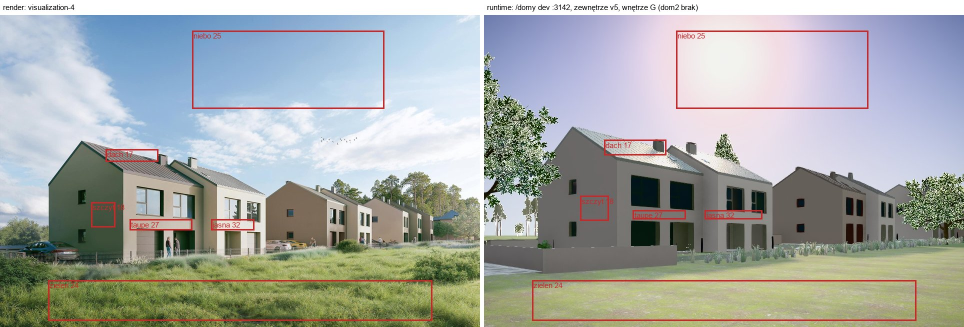
#> input picture docs/inwestycja-3d/assets/bor2/scorecard/pary-domy-v5/visualization-4.jpg, 1928 x 654 px, found by its file name (shown at 1/2 size); the run also reads 1 picture not shown here
$ python porownanie.py
#> lines starting #> are read from the running program, lines starting #| are printed output that depends on the picture
# Składa podglad/porownanie.jpg: wycinki renderów dewelopera obok zrzutów z three.js.
import os
from PIL import Image, ImageDraw
R = os.path.dirname(os.path.dirname(os.path.abspath(__file__)))
G = os.path.join(R, "..", "..", "..", "..", "public", "explorer", "gallery")
P = os.path.join(R, "podglad")
def fit(im, w, h):
    s = min(w / im.width, h / im.height); return im.resize((int(im.width * s), int(im.height * s)), Image.LANCZOS)
cells = [
    ("render vis-4: brama A + sciana", Image.open(os.path.join(G, "visualization-4.jpg")).crop((470, 660, 820, 960))),
    ("three.js: 8 m, oczy 1,65 m", Image.open(os.path.join(P, "threejs-8m.jpg"))),
    ("three.js: 3 m", Image.open(os.path.join(P, "threejs-3m.jpg"))),
    ("render vis-1: tynk (taupe)", Image.open(os.path.join(G, "visualization-1.jpg")).crop((1000, 640, 1450, 900))),
    ("three.js: 1 m (tynk #b0a9a1, brama #8a857b)", Image.open(os.path.join(P, "threejs-1m.jpg"))),
    ("three.js: 3 m BEZ tekstur (odniesienie)", Image.open(os.path.join(P, "threejs-3m-bez-tekstur.jpg"))),
]
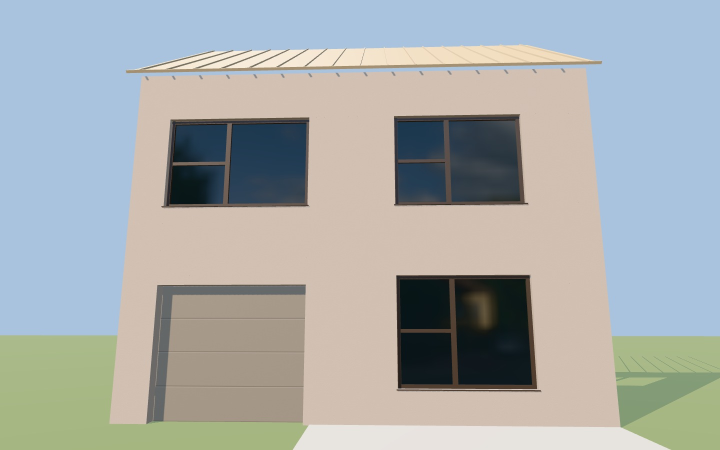
#> input picture docs/inwestycja-3d/assets/tekstury/podglad/threejs-8m.jpg, 1440 x 900 px (shown at 1/2 size)
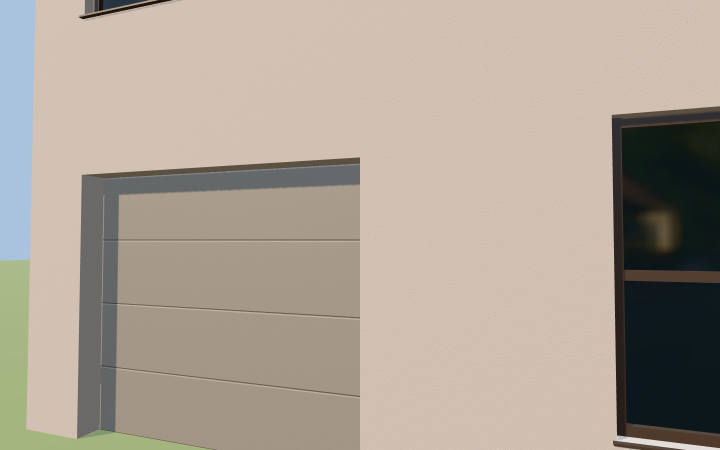
#> input picture docs/inwestycja-3d/assets/tekstury/podglad/threejs-3m.jpg, 1440 x 900 px (shown at 1/2 size)
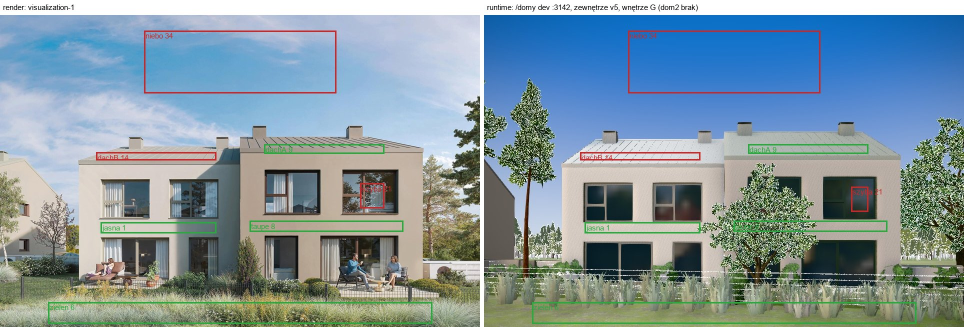
#> input picture docs/inwestycja-3d/assets/bor2/scorecard/pary-domy-v5/visualization-1.jpg, 1928 x 654 px, found by its file name (shown at 1/2 size)
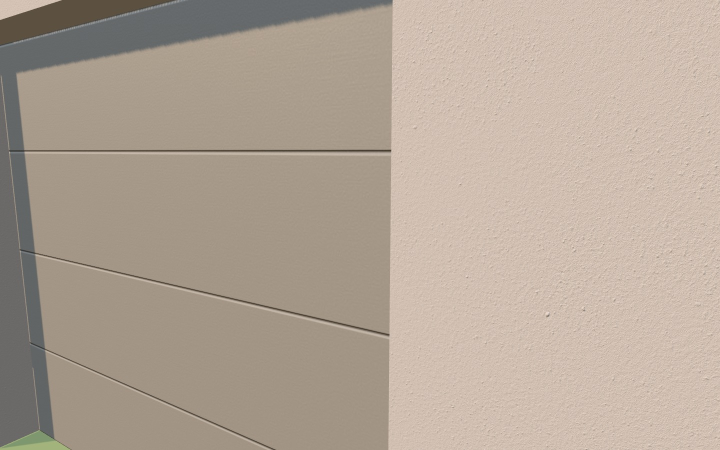
#> input picture docs/inwestycja-3d/assets/tekstury/podglad/threejs-1m.jpg, 1440 x 900 px (shown at 1/2 size)
CW, CH = 720, 450
sheet = Image.new("RGB", (CW * 3, (CH + 24) * 2), "white"); d = ImageDraw.Draw(sheet)
#> after `sheet = Image.new('RGB', (CW * 3, (CH + 24) * 2), 'white')`: sheet: PIL image 2160x948 RGB; every value is 255
for i, (lab, im) in enumerate(cells):
    x, y = (i % 3) * CW, (i // 3) * (CH + 24)
    t = fit(im.convert("RGB"), CW, CH); sheet.paste(t, (x + (CW - t.width) // 2, y + 24)); d.text((x + 6, y + 6), lab, fill="black")
#> this loop made 6 passes
#> (lab, x, y, s in fit) on passes 1, 2, 3, 4, 6: ('render vis-4: brama A + sciana', 0, 0, 1.5), ('three.js: 8 m, oczy 1,65 m', 720, 0, 0.5), ('three.js: 3 m', 1440, 0, 0.5), ('render vis-1: tynk (taupe)', 0, 474, 1.6), ('three.js: 3 m BEZ tekstur (odniesienie)', 1440, 474, 0.5)
#> (x, y, s in fit) on pass 5: (720, 474, 0.5)
#> pass 2, `t = fit(im.convert('RGB'), CW, CH)`:
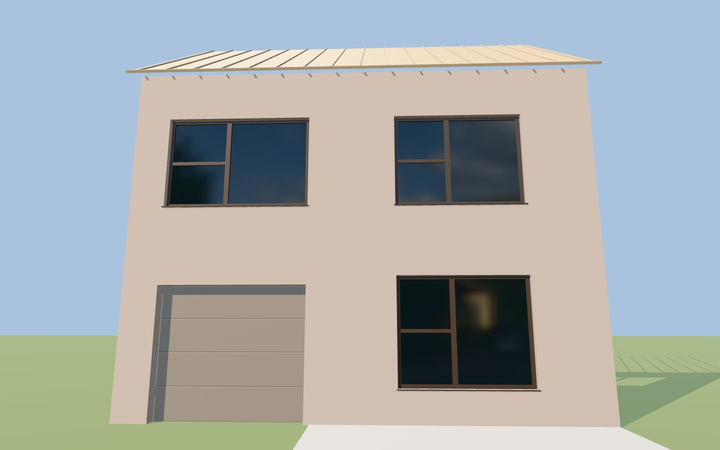
#> t: PIL image 720x450 RGB; mean R, G, B 168, 172.4, 171.7
#> pass 3, `t = fit(im.convert('RGB'), CW, CH)`:
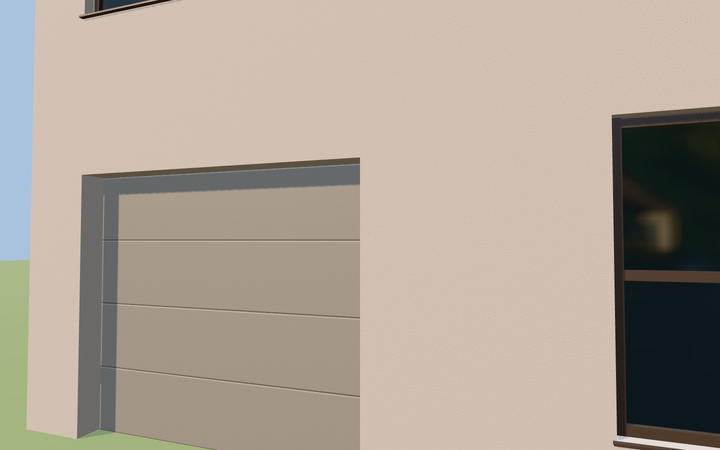
#> t: PIL image 720x450 RGB; mean R, G, B 173.2, 161.6, 149.4
#> after the loop:
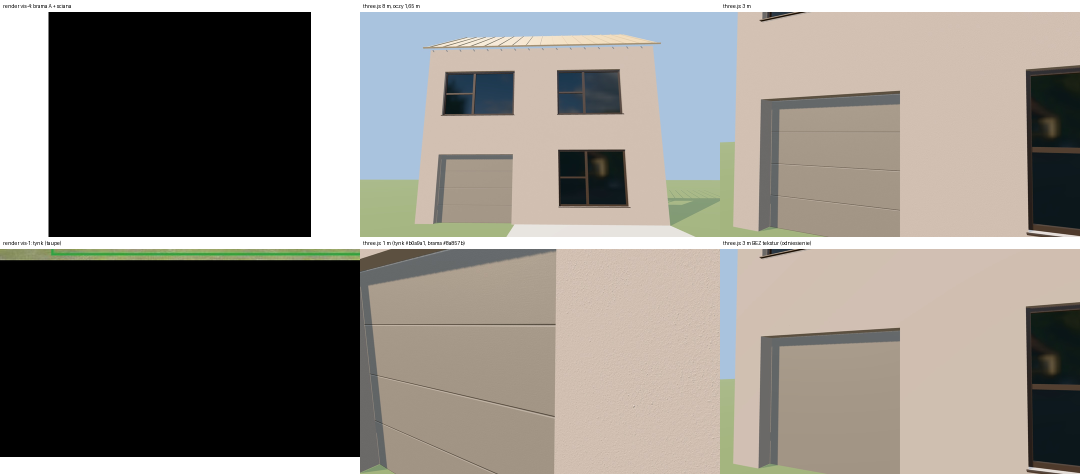
#> sheet: PIL image 2160x948 RGB (shown at 1/2 size); mean R, G, B 137.3, 132.5, 125.8
sheet.save(os.path.join(P, "porownanie.jpg"), quality=88)
print("ok")
